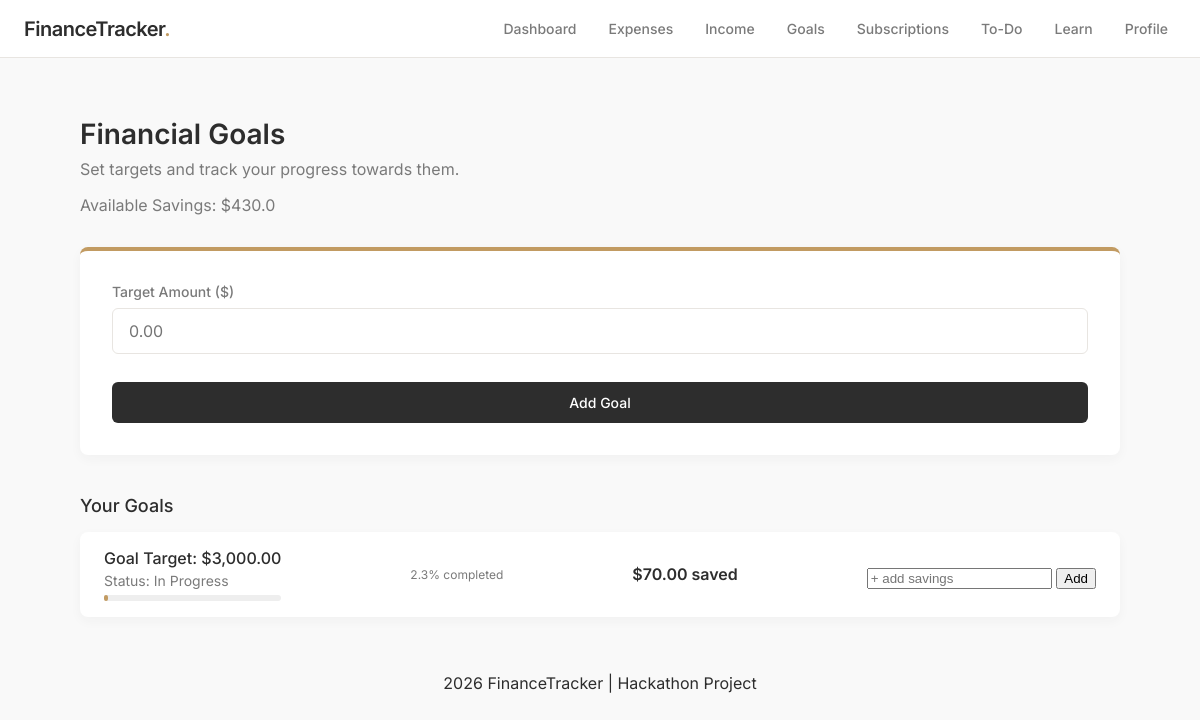
Before: /goals/oleksii with the older database file.
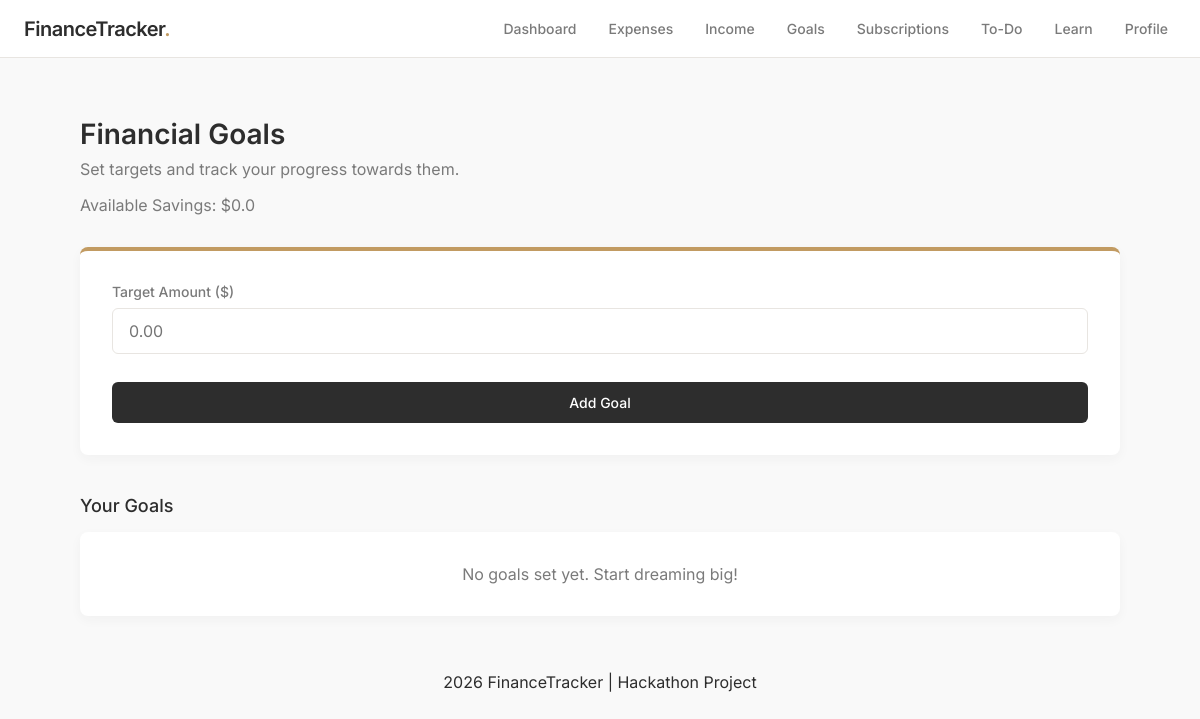
After: the same page with the newer database file.
### tables this page shows
CREATE TABLE users (
        id INTEGER PRIMARY KEY AUTOINCREMENT,
        username TEXT UNIQUE,
        streak INTEGER DEFAULT 0,
        email TEXT,
        password TEXT,
        balance REAL DEFAULT 0,
        savings REAL DEFAULT 0,
        last_active TEXT
    );

CREATE TABLE goals (
        id INTEGER PRIMARY KEY AUTOINCREMENT,
        user_id INTEGER,
        target REAL,
        current REAL DEFAULT 0,
        completed INTEGER DEFAULT 0
    );

### app.py (the view, shortened to what this page needs)
@app.route("/goals/<username>", methods=["GET", "POST"])
def goals(username):
    user_id = get_user_id(username)
    if not user_id:
        return redirect(url_for("index"))
    conn = get_db()
    user = conn.execute(
        "SELECT * FROM users WHERE id=?",
        (user_id,)
    ).fetchone()
    data = conn.execute(
        "SELECT * FROM goals WHERE user_id=?",
        (user_id,)
    ).fetchall()
    conn.close()
    return render_template(
        "goals.html",
        data=data,
        username=username,
        savings=user["savings"]  # ✅ now works
    )

### app.py (called while the page is built)
def get_db():
    conn = sqlite3.connect(DB)
    conn.row_factory = sqlite3.Row
    return conn

def get_user_id(username):
    conn = get_db()
    user = conn.execute(
        "SELECT id FROM users WHERE username=?",
        (username,)
    ).fetchone()
    conn.close()
    return user["id"] if user else None

@app.context_processor
def inject_user():
    username = request.view_args.get("username") if request.view_args else None
    return dict(current_user=username)

### templates/goals.html (shortened to what this page needs)
{% extends "layout.html" %}
{% block navbar %}
    {% include "navbar.html" %}
{% endblock %}
{% block content %}
<div class="container">
    <div class="dashboard-header">
        <h1>Financial Goals</h1>
        <p>Set targets and track your progress towards them.</p>
        <p>Available Savings: ${{ savings }}</p>
    </div>
    <div class="form-card" style="border-top-color: #C29B62;">
        <form method="POST">
            <div class="form-group">
                <label>Target Amount ($)</label>
                <input type="number" step="0.01" name="target" class="form-control" placeholder="0.00" required>
            </div>
            <button type="submit" class="btn-primary" style="width: 100%; margin-top: 8px;">Add Goal</button>
        </form>
    </div>
    <h3 class="section-title">Your Goals</h3>
    <div class="transaction-list">
        {% if data %}
            {% for g in data %}
                <div class="transaction-item">
                    <div class="tx-details">
                        <h4>Goal Target: ${{ "{:,.2f}".format(g.target|float) }}</h4>
                        <p>Status: {% if g.completed %}Completed 🎉{% else %}In Progress{% endif %}</p>
                        <div style="background:#eee; height:6px; border-radius:6px; margin-top:6px;">
                            <div style="
                                width: {{ (g.current / g.target * 100) if g.target > 0 else 0 }}%;
                                background:#C29B62;
                                height:6px;
                                border-radius:6px;">
                            </div>
                        </div>
                    </div>
                    <p style="font-size: 12px; color: #7A7A7A;">
                        {{ ((g.current / g.target) * 100) | round(1) if g.target > 0 else 0 }}% completed
                    </p>
                    <div class="tx-amount" style="color: #2D2D2D;">
                        ${{ "{:,.2f}".format(g.current|float) }} saved
                    </div>
                    <form method="POST" action="/update_goal/{{ current_user }}/{{ g.id }}" style="margin-top:8px;">
                        <input type="number" step="0.01" name="amount" placeholder="+ add savings" required>
                        <button type="submit">Add</button>
                    </form>
                </div>
            {% endfor %}
        {% else %}
            <div class="empty-state" style="padding: 32px; text-align: center; color: #7A7A7A;">
                No goals set yet. Start dreaming big!
            </div>
        {% endif %}
    </div>
</div>
{% endblock %}

### templates/layout.html (shortened to what this page needs)
<!DOCTYPE html>
<html lang="en">
<head>
    <link rel="stylesheet" href="{{ url_for('static', filename='css/style.css') }}">
</head>
<body>
    {% block navbar %}{% endblock %}
    <main>
        {% block content %}{% endblock %}
    </main>
    {% include "footer.html" %}
</body>
</html>

### templates/navbar.html
<nav class="navbar">
    <div class="nav-left">
        <h2>FinanceTracker</h2>
    </div>
    <div class="nav-right">
        <a href="{{ url_for('dashboard', username=current_user) }}">Dashboard</a>
        <a href="{{ url_for('expenses', username=current_user) }}">Expenses</a>
        <a href="{{ url_for('income', username=current_user) }}">Income</a>
        <a href="{{ url_for('goals', username=current_user) }}">Goals</a>
        <a href="{{ url_for('subscriptions', username=current_user) }}">Subscriptions</a>
        <a href="{{ url_for('todo', username=current_user) }}">To-Do</a>
        <a href="{{ url_for('learn', username=current_user) }}">Learn</a>
        <a href="{{ url_for('profile', username=current_user) }}">Profile</a>
    </div>
</nav>

### templates/footer.html
<footer class="footer">
    <p>2026 FinanceTracker | Hackathon Project</p>
</footer>

### static/css/style.css (style rules this page uses)
body { font-family: 'Inter', -apple-system, BlinkMacSystemFont, "Segoe UI", sans-serif; background-color: #F9F9F9; color: #2D2D2D; margin: 0; -webkit-font-smoothing: antialiased; }
.navbar { display: flex; justify-content: space-between; align-items: center; background-color: #FFFFFF; padding: 16px 24px; border-bottom: 1px solid #E8E5E1; }
.nav-left h2 { font-size: 20px; font-weight: 600; color: #2D2D2D; margin: 0; letter-spacing: -0.5px; }
.nav-left h2::after { content: '.'; color: #C29B62; }
.nav-right { display: flex; gap: 16px; align-items: center; }
.nav-right a { text-decoration: none; color: #7A7A7A; font-size: 14px; font-weight: 500; padding: 4px 8px; border-radius: 4px; transition: all 0.2s ease; }
.container { max-width: 1040px; margin: 0 auto; padding: 40px 24px; }
.dashboard-header { margin-bottom: 32px; }
.dashboard-header h1 { font-size: 28px; color: #2D2D2D; margin-bottom: 8px; font-weight: 600; }
.dashboard-header p { color: #7A7A7A; font-size: 16px; margin-top: 0; }
.section-title { font-size: 18px; color: #2D2D2D; margin-bottom: 16px; margin-top: 40px; font-weight: 500; }
.footer { display: flex; justify-content: center; }
.form-card { background-color: #FFFFFF; padding: 32px; border-radius: 8px; box-shadow: 0 4px 12px rgba(45, 45, 45, 0.04); margin-bottom: 40px; border-top: 4px solid #BA827A; }
.form-group { margin-bottom: 20px; }
.form-group label { display: block; font-size: 14px; color: #7A7A7A; margin-bottom: 8px; font-weight: 500; }
.form-control { width: 100%; padding: 12px 16px; font-size: 16px; color: #2D2D2D; background-color: #FFFFFF; border: 1px solid #E8E5E1; border-radius: 6px; font-family: inherit; box-sizing: border-box; transition: border-color 0.2s ease; }
.transaction-list { background-color: #FFFFFF; border-radius: 8px; box-shadow: 0 4px 12px rgba(45, 45, 45, 0.04); overflow: hidden; }
.btn-primary { display: inline-block; background-color: #2D2D2D; color: #FFFFFF; text-align: center; text-decoration: none; padding: 12px 24px; border-radius: 6px; font-weight: 500; font-size: 14px; font-family: inherit; border: none; cursor: pointer; transition: background-color 0.2s ease, transform 0.1s ease; width: 100%; }

Changed rows visible on the page:
removed goals: target "3,000.00", completed "In Progress", target+current "2.3", current "70.00"
changed users: savings "430.0" → "0.0"
Other visible differences:
text now shown: "No goals set yet. Start dreaming big!"
